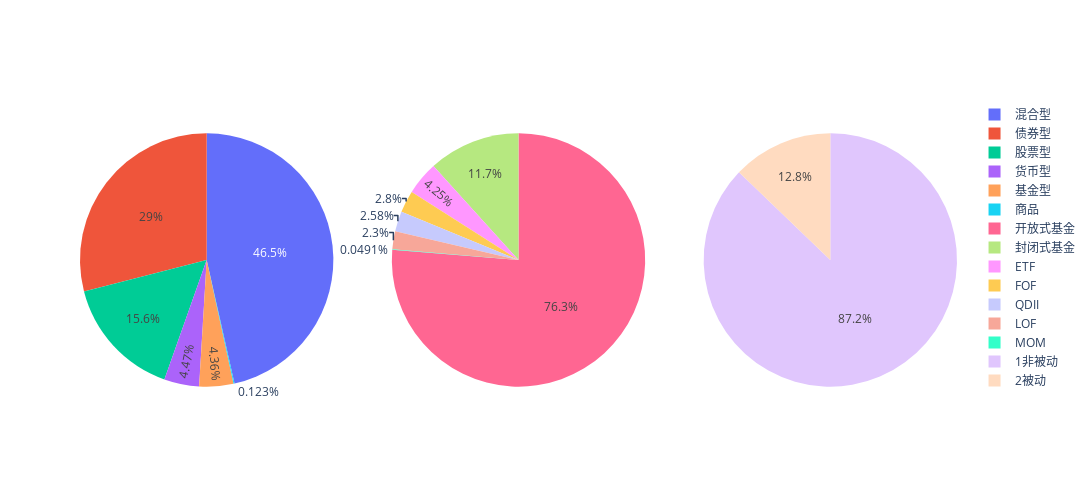

Here is the notebook cell this chart was saved with:
### Markdown cell above
## **II. Preprocessing**

### Code cell
specs = [[{'type':'domain'}] * 3]

fig = make_subplots(rows=1, cols=3, specs=specs)

fig.add_trace(go.Pie(labels=final_main_info.underlying_asset_type.value_counts().index, values=final_main_info.underlying_asset_type.value_counts().values), 1, 1)
fig.add_trace(go.Pie(labels=final_main_info.operate_mode.value_counts().index, values=final_main_info.operate_mode.value_counts().values), 1, 2)
fig.add_trace(go.Pie(labels=final_main_info.wind_active_or_passive.replace([1, 2], ['1非被动', '2被动']).value_counts().index, values=final_main_info.wind_active_or_passive.value_counts().values), 1, 3)

fig.update_layout(width=1200, height=500)

### Figure 1 — Plotly figure (JSON) as saved in the notebook; plotly's stock layout.template omitted (floating-point values rounded to 4 significant figures)
{"data": [{"domain": {"x": [0, 0.2889], "y": [0, 1]}, "labels": ["混合型", "债券型", "股票型", "货币型", "基金型", "商品"], "type": "pie", "values": [7573, 4727, 2538, 728, 710, 20]}, {"domain": {"x": [0.3556, 0.6444], "y": [0, 1]}, "labels": ["开放式基金", "封闭式基金", "ETF", "FOF", "QDII", "LOF", "MOM"], "type": "pie", "values": [12434, 1909, 693, 456, 421, 375, 8]}, {"domain": {"x": [0.7111, 1], "y": [0, 1]}, "labels": ["1非被动", "2被动"], "type": "pie", "values": [14208, 2088]}], "layout": {"height": 500, "width": 1200}}
